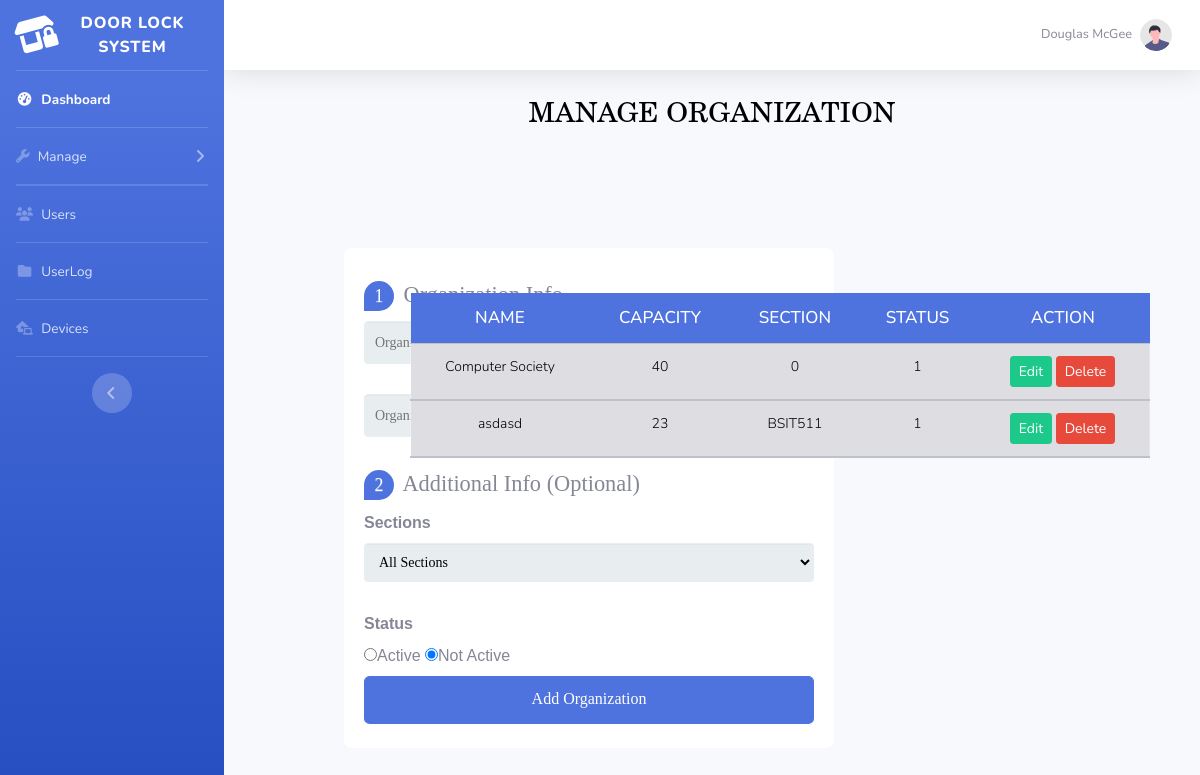
The app's page /manageOrg.php with its own data.
### tables this page shows
CREATE TABLE `org_tbl` (
  `orgID` int(11) NOT NULL,
  `orgName` varchar(50) NOT NULL,
  `orgCapacity` int(11) NOT NULL,
  `sectionName` varchar(50) NOT NULL,
  `isActive` int(11) NOT NULL
);

### manageOrg.php (the view, shortened to what this page needs)
<!DOCTYPE html>
<html lang="en">
<head>
    <link href="vendor/fontawesome-free/css/all.min.css" rel="stylesheet" type="text/css">
    <link href="css/sb-admin-2.min.css" rel="stylesheet">
    <link rel="stylesheet" type="text/css" href="css/manageorg.css">
    <link rel="stylesheet" type="text/css" href="css/Users.css">
</head>
<body >
  <?php include'header.php'; ?>
  <main>
    <h1>Manage Organization</h1>
  	<div class="form-style-5 slideInDown animated">
  		<form action ="addOrg.php" method="POST" name="addOrganizationFrm" id="addOrganizationFrm">
  			<div class="alert_user"></div>
  			<fieldset>
  				<legend><span class="number">1</span> Organization Info</legend>
  				<input type="text" name="orgCapacity" id="orgCapacity" placeholder="Organization capacity..." required>
  			</fieldset>
  			<fieldset>
  			<legend><span class="number">2</span> Additional Info (Optional)</legend>
  			<label>
                      <label for="Section"><b>Sections</b></label>
                                  <select class="sectionSelect" name="sectionSelect" id="sectionSelect" style="color: #000;">
                                    <option value="0">All Sections</option>
                                  </select>
          <label for="active"><b>Status</b></label>
  				<input type="radio" name="orgActive" class="active" value="orgActive">Active
  	       <input type="radio" name="orgNotActive" class="active" value="orgNotActive" checked="checked">Not Active
  	      	</label >
  			</fieldset>
  			<button type="submit" id ="addOrgBtn" name="addOrgBtn" class="btn btn-primary">Add Organization</button>
  		</form>
  	</div>
    <div class="section">
        <div class="table-responsive-sm slideInRight animated" style="max-height: 37.5rem">
          <table class="table">
            <thead class="table-primary">
              <tr>
                <th>Name</th>
                <th>Capacity</th>
                <th>Section</th>
                <th>Status</th>
                <th>Action</th>
              </tr>
            </thead>
            <tbody class="table-secondary">
              <br>
           <?php
                require'connectDB.php';
                  $sql = "SELECT * FROM org_tbl ORDER BY orgID DESC";
                  $result = mysqli_query($conn, $sql);
                  while($row = mysqli_fetch_assoc($result))
                  {
                ?>
                            <TR>
                            <TD><?php echo $row['orgName'];?></TD>
                            <TD><?php echo $row['orgCapacity'];?></TD>
                            <TD><?php echo $row['sectionName'];?></TD>
                            <TD><?php echo $row['isActive'];?></TD>
                            <td>
                              <form class="form-left" action="update.php" method="post">
                              <th> <input type ="submit" name="edit" class = "btn btn-success btn-sm "value ="Edit" /></th>
                            </form>
                              <form class="form-right" action="deleteorg.php" method="post" onsubmit="return confirmDelete()">
                                  <input type ="submit" name="delete" class="btn btn-danger btn-sm" value="Delete" />
                              </form>
                            </td>
                          </TR>
              <?php
                      }
              ?>
            </tbody>
          </table>
        </div>
    </div>
  </main>
</body>
</html>

### css/manageorg.css (style rules this page uses)
h1 { font-size: 28px !important; color: #000; text-transform: uppercase; font-weight: 300; font-family: New Century Schoolbook, TeX Gyre Schola, serif !important; text-align: center; margin: 15px !important; }
tbody { border: 1px solid rgba(255,255,255,0.3) !important; }
th { padding: 15px; text-align: center !important; font-weight: 500; font-size: 17px; color: #fff; text-transform: uppercase; border: none !important; background-color: #4e73df !important; }
td { padding: 15px; text-align: center; font-weight: 300; font-size: 14px; color: #000; border-bottom: solid 2px rgba(255,255,255,0.1); }
.section { margin: 50px; width: 740px; display: block; float: right; position: absolute; top: 219px; right: 0; }
.form-style-5 { max-width: 490px; height: 500px; padding: 30px 20px; background: #fff; margin: 120px; background: #fff; border-radius: 8px; font-family: Georgia, "Times New Roman", Times, serif; }
.form-style-5 fieldset { border: none; margin-top: 0; }
.form-style-5 legend { font-size: 1.4em; margin-bottom: 10px; }
.form-style-5 label { display: block; margin-bottom: 8px; font-family: Verdana, sans-serif; }
.form-style-5 input[type="text"], .form-style-5 input[type="email"], .form-style-5 input[type="number"], .form-style-5 select, .form-style-5 input[type="time"] { font-family: Georgia, "Times New Roman", Times, serif; background: rgba(255,255,255,.1); border: none; border-radius: 4px; font-size: 14px; margin: 0; outline: 0; padding: 10px; width: 100%; box-sizing: border-box; -webkit-box-sizing: border-box; -moz-box-sizing: border-box; background-color: #e8eeef; color:#8a97a0; -webkit-box-shadow: 0 1px 0 rgba(0,0,0,0.03) inset; box-shadow: 0 1px 0 rgba(0,0,0,0.03) inset; margin-bottom: 30px; border: 1px solid #e8eeef; }
.form-style-5 .number { background: #4e73df; color: #fff; height: 30px; width: 30px; display: inline-block; font-size: 0.8em; margin-right: 4px; line-height: 30px; text-align: center; text-shadow: 0 1px 0 rgba(255,255,255,0.2); border-radius: 15px 15px 15px 0px; }
.form-style-5 button { position: relative; display: block; padding: 10px 39px 10px 39px; color: #FFF; margin: 0 auto; background: #4e73df; font-size: 16px; text-align: center; font-style: normal; width: 100%; border: 1px solid #4e73df; border-width: 1px 1px 3px; margin-bottom: 10px; }
.form-style-5 .alert_user { display: block; position: absolute; width: 90%; height: 40px; text-align: center; padding: 5px; margin: -90px auto 0; font-family: Georgia, "Times New Roman", Times, serif; }
.section { overflow-x:hidden; }
.slideInRight { animation-name: slideInRight; }
.slideInDown { animation-name: slideInDown; }
.animated { animation-duration: 1s; animation-fill-mode: both; }

### css/Users.css (style rules this page uses)
h1 { font-size: 28px !important; color: #000; text-transform: uppercase; font-weight: 300; font-family: New Century Schoolbook, TeX Gyre Schola, serif !important; text-align: center; margin-bottom: 15px; }
th { position: sticky; padding: 15px; text-align: center !important; font-weight: 500; font-size: 17px; color: #fff; text-transform: uppercase; border: none !important; background-color: #4e73df !important; }
.form-left, .form-right { display: inline-block; vertical-align: top; }
td { padding: 15px; text-align: center; font-weight: 300; font-size: 14px; color: #000; border-bottom: solid 2px rgba(255,255,255,0.1); }
thead { color :#4e73df; }
.slideInRight { animation-name: slideInRight; }
.slideInDown { animation-name: slideInDown; }
.animated { animation-duration: 1s; animation-fill-mode: both; }

### records on screen
org_tbl: orgName "Computer Society", orgCapacity "40", sectionName "0", isActive "1"
org_tbl: orgName "asdasd", orgCapacity "23", sectionName "BSIT511", isActive "1"
